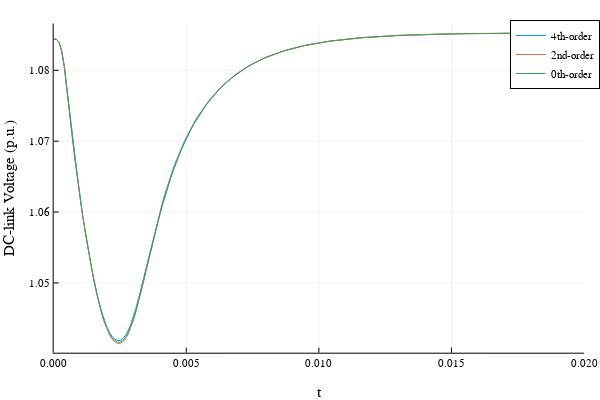

Notebook code cell kept with this figure:
### Markdown cell above
## Plotting DC-voltage for all three models

### Code cell
plot(sol_4th_opt, vars=(0,13), label="4th-order", ylabel="DC-link Voltage (p.u.)")
plot!(sol_2nd_opt, vars=(0,13), label="2nd-order")
plot!(sol_0th_opt, vars=(0,13), label="0th-order")

### Figure 1 — Plotly figure (JSON) as saved in the notebook; plotly's stock layout.template omitted (floating-point values rounded to 4 significant figures; data arrays with more than 128 entries replaced by an {"elided": "..."} marker saying what was removed)
{"data": [{"colorbar": {"title": ""}, "legendgroup": "4th-order", "line": {"color": "rgba(0, 154, 250, 1.000)", "dash": "solid", "shape": "linear", "width": 1}, "mode": "lines", "name": "4th-order", "showlegend": true, "type": "scatter", "x": {"elided": "201 float values"}, "xaxis": "x1", "y": {"elided": "201 float values"}, "yaxis": "y1", "zmax": null, "zmin": null}, {"colorbar": {"title": ""}, "legendgroup": "2nd-order", "line": {"color": "rgba(227, 111, 71, 1.000)", "dash": "solid", "shape": "linear", "width": 1}, "mode": "lines", "name": "2nd-order", "showlegend": true, "type": "scatter", "x": {"elided": "201 float values"}, "xaxis": "x1", "y": {"elided": "201 float values"}, "yaxis": "y1", "zmax": null, "zmin": null}, {"colorbar": {"title": ""}, "legendgroup": "0th-order", "line": {"color": "rgba(62, 164, 78, 1.000)", "dash": "solid", "shape": "linear", "width": 1}, "mode": "lines", "name": "0th-order", "showlegend": true, "type": "scatter", "x": {"elided": "201 float values"}, "xaxis": "x1", "y": {"elided": "201 float values"}, "yaxis": "y1", "zmax": null, "zmin": null}], "layout": {"annotations": [], "height": 400, "legend": {"bgcolor": "rgba(255, 255, 255, 1.000)", "bordercolor": "rgba(0, 0, 0, 1.000)", "borderwidth": 1, "font": {"color": "rgba(0, 0, 0, 1.000)", "family": "sans-serif", "size": 11}, "tracegroupgap": 0, "traceorder": "normal", "x": 1.02, "xanchor": "auto", "y": 1, "yanchor": "auto"}, "margin": {"b": 20, "l": 0, "r": 0, "t": 20}, "paper_bgcolor": "rgba(255, 255, 255, 1.000)", "plot_bgcolor": "rgba(255, 255, 255, 1.000)", "showlegend": true, "width": 600, "xaxis": {"anchor": "y1", "domain": [0.09128, 0.9934], "gridcolor": "rgba(0, 0, 0, 0.100)", "gridwidth": 0.5, "linecolor": "rgba(0, 0, 0, 1.000)", "mirror": false, "range": [0, 0.02], "showgrid": true, "showline": true, "showticklabels": true, "tickangle": 0, "tickcolor": "rgb(0, 0, 0)", "tickfont": {"color": "rgba(0, 0, 0, 1.000)", "family": "sans-serif", "size": 11}, "tickmode": "array", "ticks": "inside", "ticktext": ["0.000", "0.005", "0.010", "0.015", "0.020"], "tickvals": [0, 0.005, 0.01, 0.015, 0.02], "title": "t", "titlefont": {"color": "rgba(0, 0, 0, 1.000)", "family": "sans-serif", "size": 15}, "type": "-", "visible": true, "zeroline": false, "zerolinecolor": "rgba(0, 0, 0, 1.000)"}, "yaxis": {"anchor": "x1", "domain": [0.07581, 0.9902], "gridcolor": "rgba(0, 0, 0, 0.100)", "gridwidth": 0.5, "linecolor": "rgba(0, 0, 0, 1.000)", "mirror": false, "range": [1.04, 1.087], "showgrid": true, "showline": true, "showticklabels": true, "tickangle": 0, "tickcolor": "rgb(0, 0, 0)", "tickfont": {"color": "rgba(0, 0, 0, 1.000)", "family": "sans-serif", "size": 11}, "tickmode": "array", "ticks": "inside", "ticktext": ["1.05", "1.06", "1.07", "1.08"], "tickvals": [1.05, 1.06, 1.07, 1.08], "title": "DC-link Voltage (p.u.)", "titlefont": {"color": "rgba(0, 0, 0, 1.000)", "family": "sans-serif", "size": 15}, "type": "-", "visible": true, "zeroline": false, "zerolinecolor": "rgba(0, 0, 0, 1.000)"}}}
